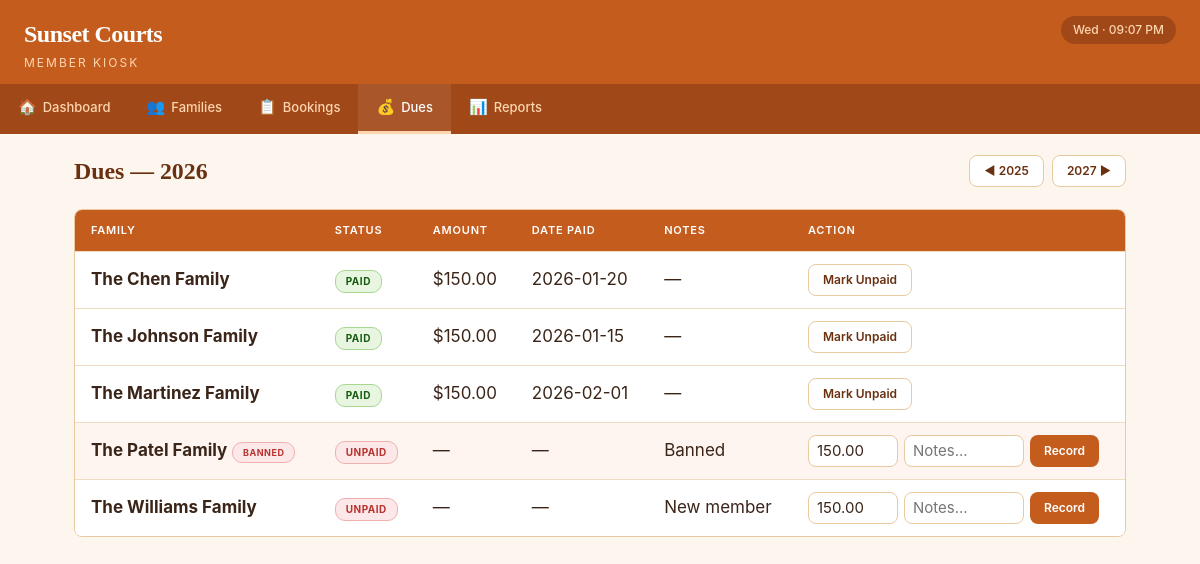
Before: /dues with the older database file.
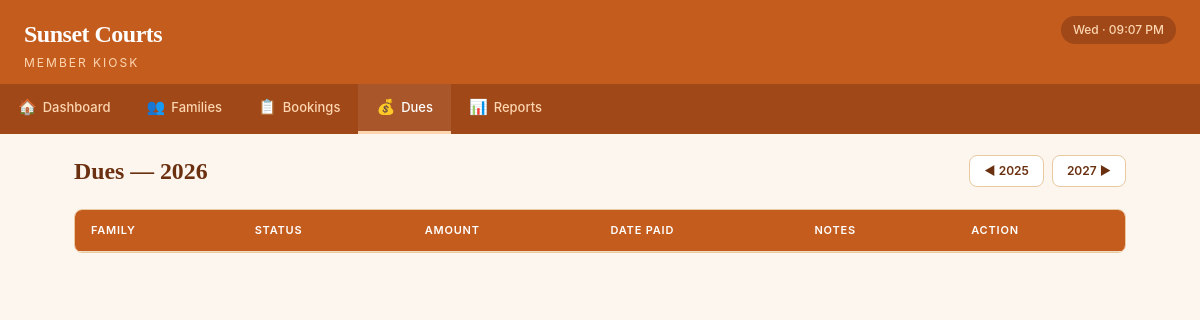
After: the same page with the newer database file.
### tables this page shows
CREATE TABLE dues (
            due_id      INTEGER PRIMARY KEY AUTOINCREMENT,
            family_id   INTEGER NOT NULL,
            year        INTEGER NOT NULL,
            is_paid     INTEGER NOT NULL DEFAULT 0,
            amount_paid REAL    DEFAULT 0.0,
            date_paid   DATE,
            notes       TEXT,
            FOREIGN KEY (family_id) REFERENCES families(family_id) ON DELETE CASCADE,
            UNIQUE(family_id, year)
        );

CREATE TABLE families (
            family_id       INTEGER PRIMARY KEY AUTOINCREMENT,
            family_name     TEXT    NOT NULL,
            primary_contact TEXT,
            phone           TEXT,
            email           TEXT,
            join_date       DATE    NOT NULL DEFAULT (date('now')),
            is_banned       INTEGER NOT NULL DEFAULT 0,
            notes           TEXT,
            created_at      DATETIME NOT NULL DEFAULT (datetime('now'))
        );

### app.py (the view)
@app.route('/dues')
def dues_list():
    current_year = request.args.get('year', date.today().year, type=int)
    dues = query_db('''
        SELECT f.family_id, f.family_name, f.is_banned,
               d.due_id, d.is_paid, d.amount_paid, d.date_paid, d.notes as dues_notes
        FROM families f
        LEFT JOIN dues d ON f.family_id = d.family_id AND d.year = ?
        ORDER BY f.family_name
    ''', (current_year,))
    return render_template('dues/list.html', dues=dues, current_year=current_year)

### app.py (called while the page is built)
@app.context_processor
def inject_globals():
    now = datetime.now()
    return {
        'today_display': now.strftime('%a · %I:%M %p')
    }

### db.py (called while the page is built)
def get_db():
    conn = sqlite3.connect(DB_PATH)
    conn.execute("PRAGMA foreign_keys = ON")
    conn.row_factory = sqlite3.Row
    return conn

def query_db(query, args=(), one=False):
    conn = get_db()
    try:
        cursor = conn.execute(query, args)
        results = cursor.fetchall()
        return results[0] if one and results else (None if one else results)
    finally:
        conn.close()

### templates/dues/list.html (shortened to what this page needs)
{% extends "base.html" %}
{% block content %}
<div class="page-header">
    <h2>Dues — {{ current_year }}</h2>
    <div class="btn-group">
        <a href="{{ url_for('dues_list', year=current_year - 1) }}" class="btn btn-outline btn-sm">◀ {{ current_year - 1 }}</a>
        <a href="{{ url_for('dues_list', year=current_year + 1) }}" class="btn btn-outline btn-sm">{{ current_year + 1 }} ▶</a>
    </div>
</div>
<div class="table-wrap">
    <table>
        <thead><tr><th>Family</th><th>Status</th><th>Amount</th><th>Date Paid</th><th>Notes</th><th>Action</th></tr></thead>
        <tbody>
            {% for d in dues %}
            <tr {% if d.is_banned %}style="background:#fef5f0;"{% endif %}>
                <td><strong>{{ d.family_name }}</strong>
                    {% if d.is_banned %}<span class="badge badge-banned" style="font-size:9px;">Banned</span>{% endif %}</td>
                <td>{% if d.is_paid %}<span class="badge badge-paid">Paid</span>{% else %}<span class="badge badge-unpaid">Unpaid</span>{% endif %}</td>
                <td>{{ '$%.2f' % d.amount_paid if d.amount_paid else '—' }}</td>
                <td>{{ d.date_paid or '—' }}</td>
                <td>{{ d.dues_notes or '—' }}</td>
                <td>
                    {% if d.is_paid %}
                    <form method="POST" action="{{ url_for('dues_unpay', family_id=d.family_id) }}" style="display:inline;">
                        <button type="submit" class="btn btn-outline btn-sm" onclick="return confirm('Mark unpaid?');">Mark Unpaid</button>
                    </form>
                    {% else %}
                    <form method="POST" action="{{ url_for('dues_pay', family_id=d.family_id) }}"
                          style="display:inline-flex;gap:6px;align-items:center;flex-wrap:wrap;">
                        <input type="number" name="amount" step="0.01" min="0" value="150.00" style="width:90px;min-height:32px;padding:4px 8px;">
                        <input type="text" name="notes" placeholder="Notes..." style="width:120px;min-height:32px;padding:4px 8px;">
                        <button type="submit" class="btn btn-primary btn-sm">Record</button>
                    </form>
                    {% endif %}
                </td>
            </tr>
            {% endfor %}
        </tbody>
    </table>
</div>
{% endblock %}

Changed rows visible on the page:
removed dues: family_name "The Chen Family", is_paid "PAID", amount_paid "$150.00", date_paid "2026-01-20", dues_notes "—"
removed dues: family_name "The Johnson Family", is_paid "PAID", amount_paid "$150.00", date_paid "2026-01-15", dues_notes "—"
removed dues: family_name "The Martinez Family", is_paid "PAID", amount_paid "$150.00", date_paid "2026-02-01", dues_notes "—"
removed dues: family_name "The Patel Family", shows "BANNED", is_paid "UNPAID", amount_paid "—", date_paid "—", notes "Banned"
removed dues: family_name "The Williams Family", is_paid "UNPAID", amount_paid "—", date_paid "—", notes "New member"
